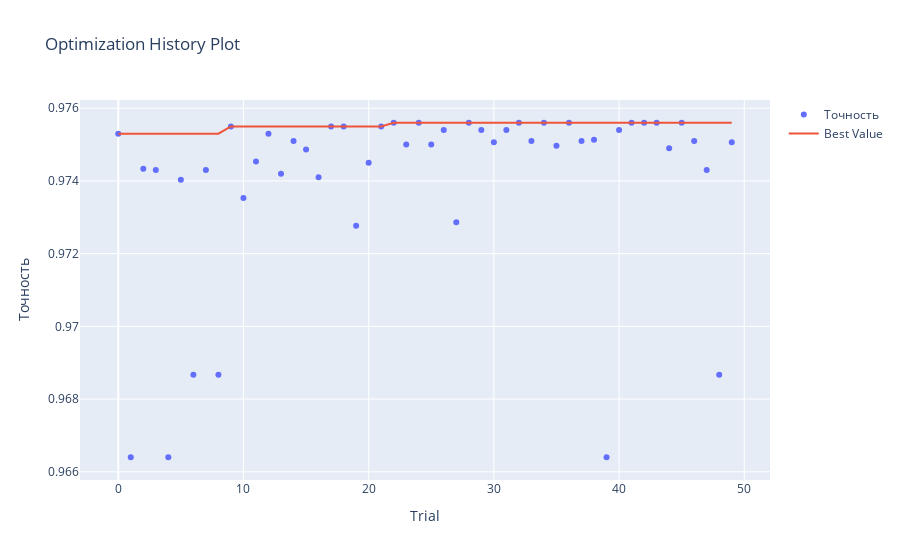

Write notebook code for a chart like this one.
### Code cell
optuna.visualization.plot_optimization_history(study_dt, target_name="Точность")
